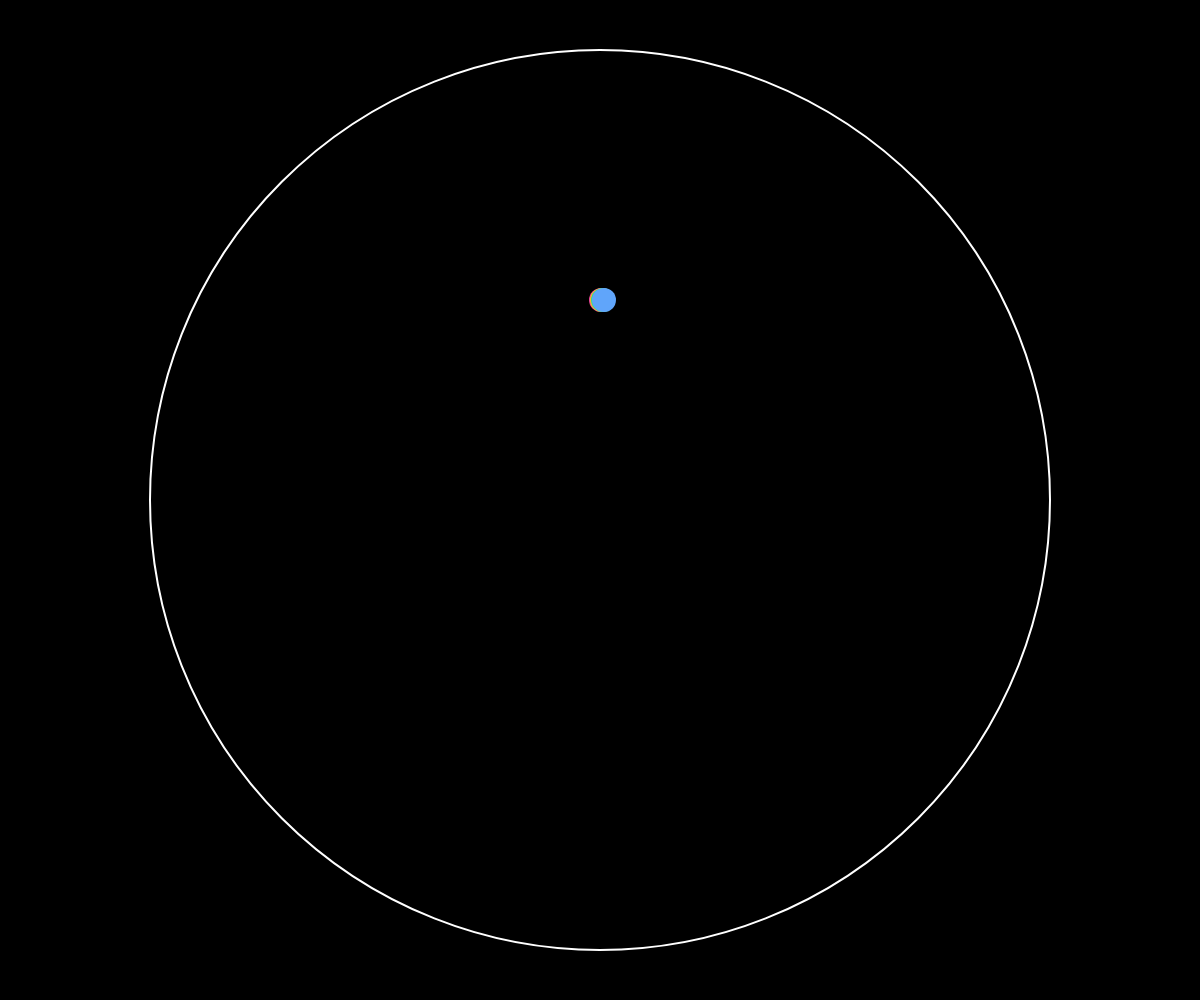
Frame 1 (no input)
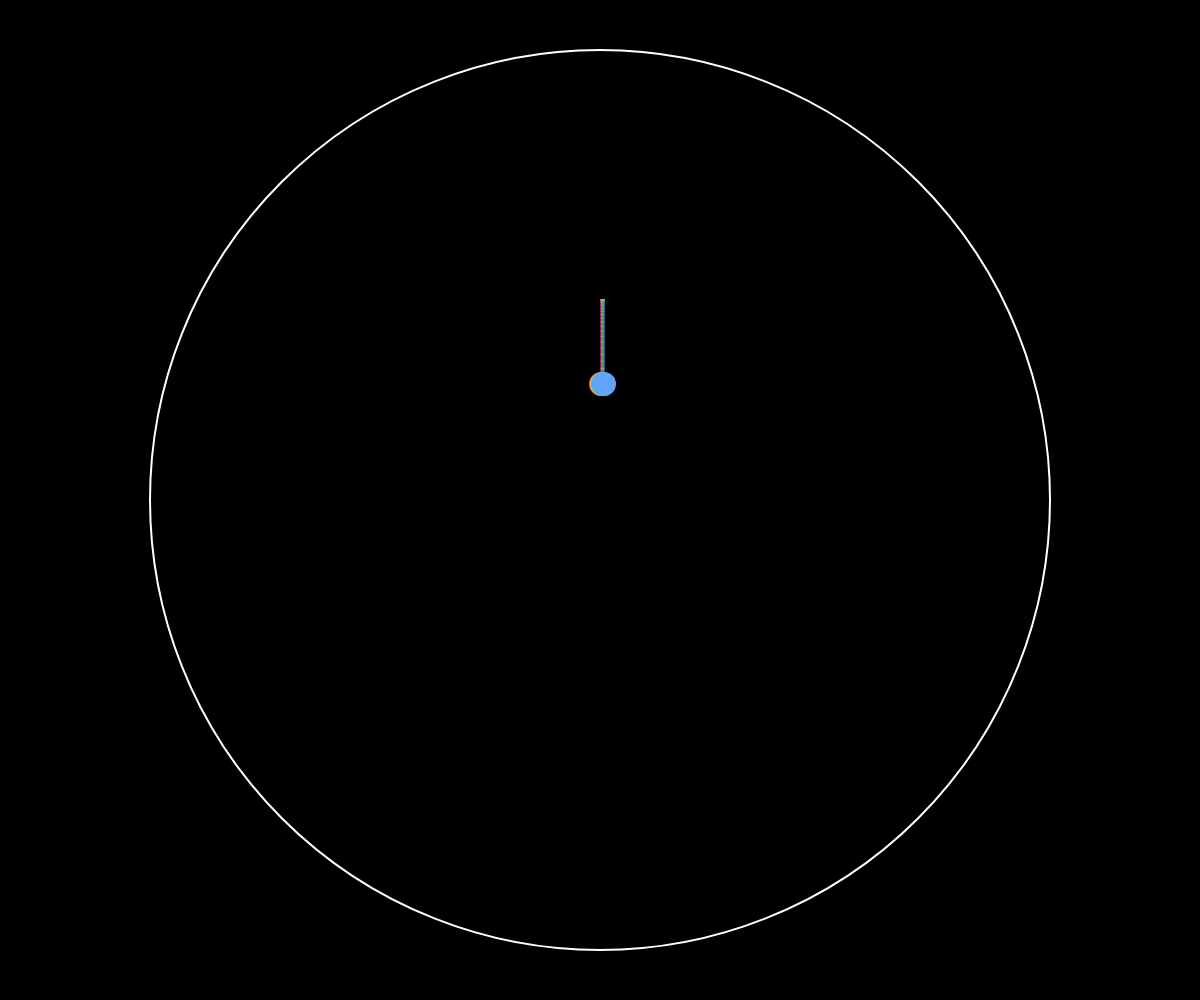
Frame 60 (no input)
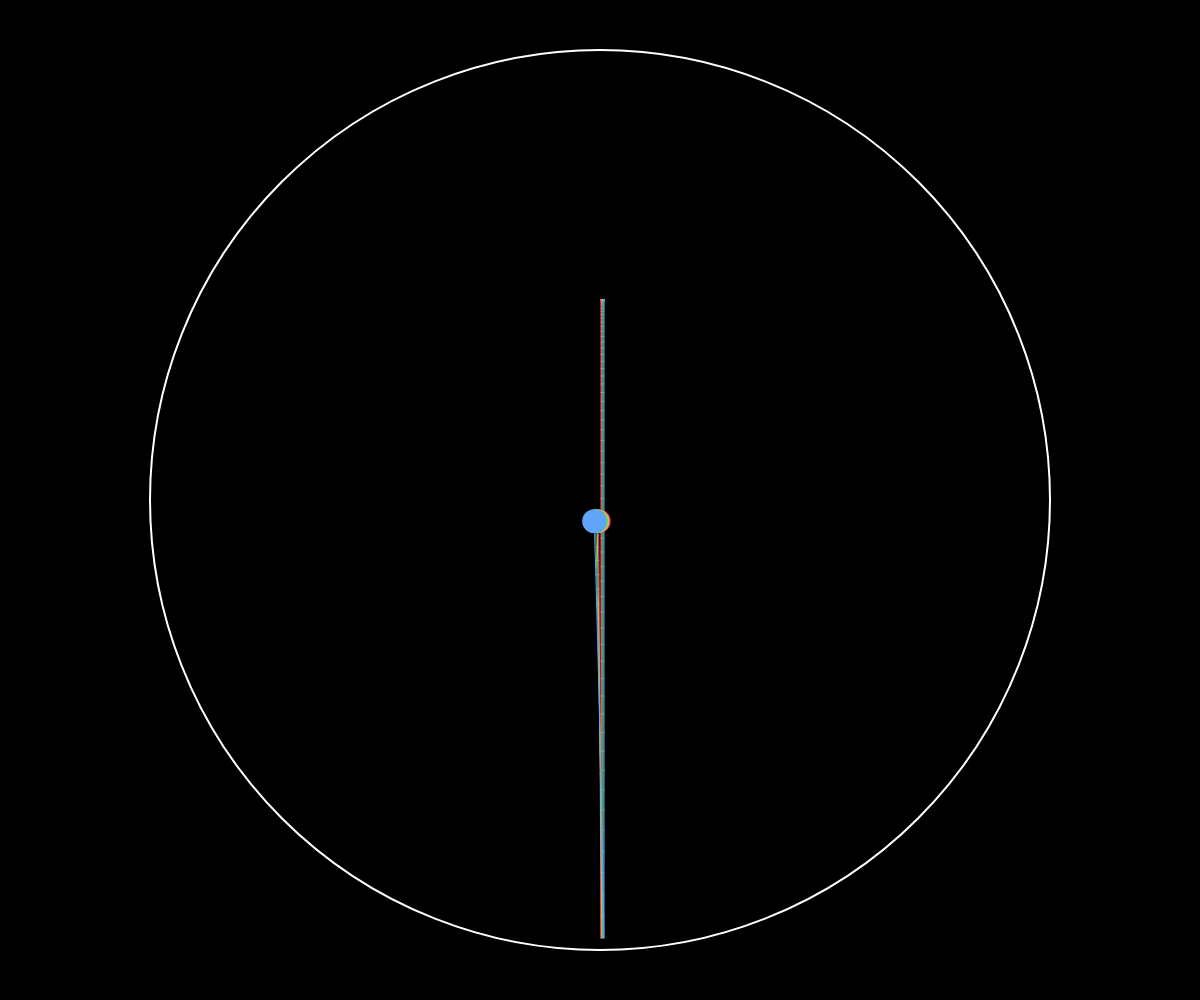
Frame 120 (the mouse pressed at the canvas centre since frame 60)

The p5.js sketch that drew these frames (run headless with seeded random() and noise() and a simulated clock; from frame 60 on, the mouse is pressed at the canvas centre):

// p5.js sketch
// ── sketch.js
// Code by Loïc BERTRAND
// Inpired by video "Chaotic Balls (and other animations) - Numberphile"
// https://www.youtube.com/watch?v=6z4qRhpBIyA

let container;
let balls = [];
let graphics;

function setup() {
  createCanvas(windowWidth, windowHeight);

  // Create the containing circle
  container = new Circle(width / 2, height / 2, min(width, height) * 0.45);

  // Create one ball for each color
  const colors = [
    color("#EC4899"),
    color("#FBBF24"),
    color("#34D399"),
    color("#60A5FA"),
  ];
  for (let i = 0; i < colors.length; i++) {
    // Very little offset produces very different paths (chaos theory)
    const offset = i * 1 + 1;
    balls[i] = new Ball(width / 2 + offset, height * 0.3, 12, colors[i]);
  }

  // Create an offscreen canvas to draw the trails
  graphics = createGraphics(width, height);
  graphics.background(0);
}

function draw() {
  // Update
  if (frameCount > 40) {
    const gravity = createVector(0, 0.4);

    for (const ball of balls) {
      ball.applyForce(gravity);
      ball.update();
      if (!ball.isInside(container)) {
        ball.bounce(container);
        ball.vel.mult(0.999); // friction
      }
    }
  }

  // Show
  image(graphics, 0, 0);
  for (const ball of balls) {
    ball.trail(graphics);
    ball.show();
  }
  container.show();
}

// ── ball.js
// Code by Loïc BERTRAND
// Inpired by video "Chaotic Balls (and other animations) - Numberphile"
// https://www.youtube.com/watch?v=6z4qRhpBIyA

class Ball {
  constructor(x, y, r, c) {
    this.pos = createVector(x, y); // position
    this.vel = createVector(0, 0); // velocity
    this.acc = createVector(0, 0); // acceleration
    this.r = r; // radius
    this.c = c || color(255); // color

    this.prevPos = this.pos.copy(); // previous position
  }

  applyForce(force) {
    this.acc.add(force);
  }

  update() {
    this.prevPos = this.pos.copy();

    this.vel.add(this.acc);
    this.pos.add(this.vel);
    this.acc.mult(0);
    this.vel.mult(0.99999); // air resistance
  }

  // true if this ball is inside circle c
  isInside(c) {
    const d = dist(c.pos.x, c.pos.y, this.pos.x, this.pos.y);
    return d < c.r - this.r;
  }

  // Bounces inside circle c
  bounce(c) {
    const circleCenter = c.pos;

    // Keep the ball inside the circle c
    this.pos
      .sub(circleCenter)
      .setMag(c.r - this.r)
      .add(circleCenter);

    // Calculate new velocity of the ball (bounce)
    const normal = p5.Vector.sub(this.pos, circleCenter);
    const angleOfIncidence = this.vel.heading() - normal.heading();
    const angleOfReflection = this.vel.heading() - 2 * angleOfIncidence;
    this.vel.setHeading(angleOfReflection);
    this.vel.mult(-1);
  }

  show(g = window) {
    g.noStroke();
    g.fill(this.c);
    g.circle(this.pos.x, this.pos.y, this.r * 2);
  }

  trail(g = window) {
    g.strokeWeight(1);
    g.stroke(this.c);
    g.line(this.prevPos.x, this.prevPos.y, this.pos.x, this.pos.y);
  }
}

// ── circle.js
class Circle {
  constructor(x, y, r) {
    this.pos = createVector(x, y);
    this.r = r;
  }

  show(g = window) {
    g.noFill();
    g.stroke(255);
    g.strokeWeight(2);
    g.circle(this.pos.x, this.pos.y, this.r * 2);
  }
}
